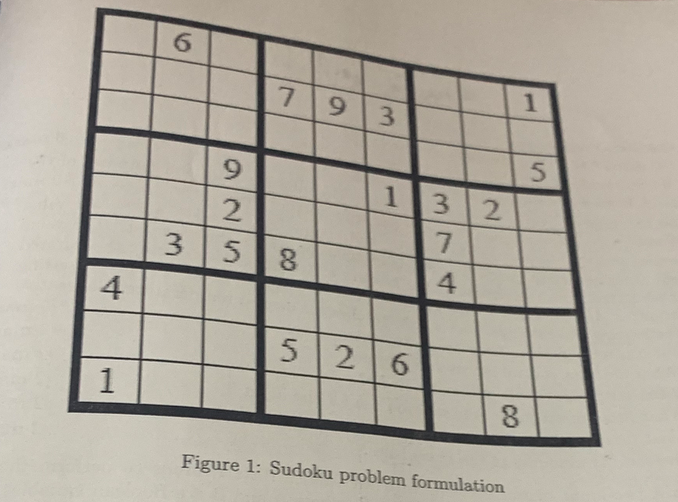
#> input picture 17. Image pyramids/sudoco.png, 678 x 502 px
$ jupyter execute 1.ipynb
#> lines starting #> are read from the running program, lines starting #| are printed output that depends on the picture
[cell 1]
import cv2
import numpy as np

[cell 2]
image = cv2.imread('sudoco.png',0)
#> image: shape (502, 678); min 18, max 224, mean 167.7

[cell 3]
lr1 = cv2.pyrDown(image)
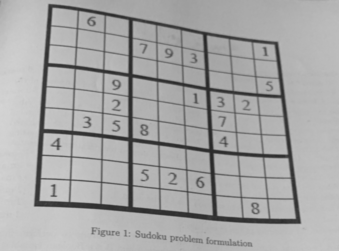
#> lr1: shape (251, 339); min 38, max 213, mean 167.7
lr2 = cv2.pyrDown(lr1)
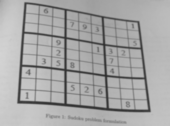
#> lr2: shape (126, 170); min 46, max 212, mean 167.8

hr1 = cv2.pyrUp(lr2)
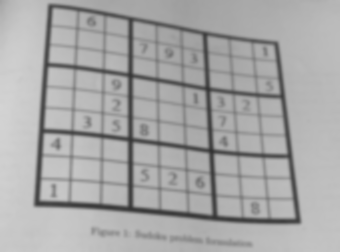
#> hr1: shape (252, 340); min 51, max 212, mean 167.9
hr2 = cv2.pyrUp(hr1)
